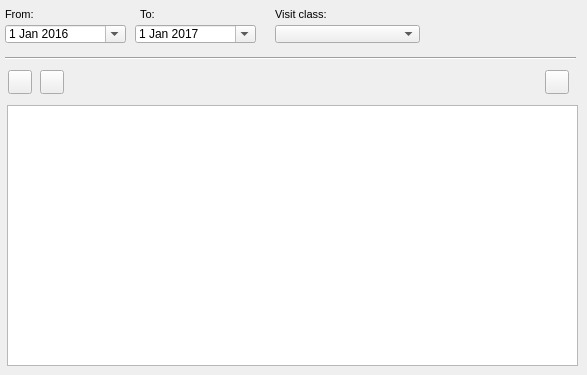
    <widget class="QWidget" name="page_event">
     <attribute name="title">
      <string>O&amp;&amp;M</string>
     </attribute>
     <widget class="QPushButton" name="btn_new_visit">
      <property name="geometry">
       <rect>
        <x>40</x>
        <y>70</y>
        <width>24</width>
        <height>24</height>
       </rect>
      </property>
      <property name="sizePolicy">
       <sizepolicy hsizetype="Minimum" vsizetype="Fixed">
        <horstretch>0</horstretch>
        <verstretch>0</verstretch>
       </sizepolicy>
      </property>
      <property name="toolTip">
       <string>Add visit</string>
      </property>
      <property name="styleSheet">
       <string notr="true"/>
      </property>
      <property name="text">
       <string/>
      </property>
      <property name="icon">
       <iconset>
        <normaloff>../icons/64b.png</normaloff>../icons/64b.png</iconset>
      </property>
      <property name="iconSize">
       <size>
        <width>22</width>
        <height>22</height>
       </size>
      </property>
     </widget>
     <widget class="QLabel" name="label_event_paramt_type">
      <property name="geometry">
       <rect>
        <x>275</x>
        <y>3</y>
        <width>93</width>
        <height>22</height>
       </rect>
      </property>
      <property name="font">
       <font>
        <pointsize>8</pointsize>
       </font>
      </property>
      <property name="layoutDirection">
       <enum>Qt::LeftToRight</enum>
      </property>
      <property name="frameShape">
       <enum>QFrame::NoFrame</enum>
      </property>
      <property name="frameShadow">
       <enum>QFrame::Raised</enum>
      </property>
      <property name="text">
       <string>Visit class:</string>
      </property>
      <property name="textFormat">
       <enum>Qt::AutoText</enum>
      </property>
      <property name="scaledContents">
       <bool>false</bool>
      </property>
      <property name="margin">
       <number>3</number>
      </property>
     </widget>
     <widget class="QComboBox" name="cmb_visit_class">
      <property name="geometry">
       <rect>
        <x>275</x>
        <y>25</y>
        <width>145</width>
        <height>18</height>
       </rect>
      </property>
     </widget>
     <widget class="QDateEdit" name="date_event_to">
      <property name="geometry">
       <rect>
        <x>135</x>
        <y>25</y>
        <width>121</width>
        <height>18</height>
       </rect>
      </property>
      <property name="date">
       <date>
        <year>2017</year>
        <month>1</month>
        <day>1</day>
       </date>
      </property>
      <property name="calendarPopup">
       <bool>true</bool>
      </property>
     </widget>
     <widget class="QPushButton" name="btn_open_gallery">
      <property name="geometry">
       <rect>
        <x>545</x>
        <y>70</y>
        <width>24</width>
        <height>24</height>
       </rect>
      </property>
      <property name="toolTip">
       <string>&lt;html&gt;&lt;head/&gt;&lt;body&gt;&lt;p&gt;Open Gallery&lt;/p&gt;&lt;/body&gt;&lt;/html&gt;</string>
      </property>
      <property name="styleSheet">
       <string notr="true"/>
      </property>
      <property name="text">
       <string/>
      </property>
      <property name="icon">
       <iconset>
        <normaloff>../icons/136b.png</normaloff>../icons/136b.png</iconset>
      </property>
      <property name="iconSize">
       <size>
        <width>22</width>
        <height>22</height>
       </size>
      </property>
     </widget>
     <widget class="QDateEdit" name="date_event_from">
      <property name="geometry">
       <rect>
        <x>5</x>
        <y>25</y>
        <width>121</width>
        <height>18</height>
       </rect>
      </property>
      <property name="date">
       <date>
        <year>2016</year>
        <month>1</month>
        <day>1</day>
       </date>
      </property>
      <property name="calendarPopup">
       <bool>true</bool>
      </property>
     </widget>
     <widget class="QTableView" name="tbl_visit_node">
      <property name="geometry">
       <rect>
        <x>7</x>
        <y>105</y>
        <width>571</width>
        <height>261</height>
       </rect>
      </property>
      <property name="sortingEnabled">
       <bool>true</bool>
      </property>
     </widget>
     <widget class="QLabel" name="label_data_event_from">
      <property name="geometry">
       <rect>
        <x>5</x>
        <y>3</y>
        <width>90</width>
        <height>22</height>
       </rect>
      </property>
      <property name="font">
       <font>
        <pointsize>8</pointsize>
       </font>
      </property>
      <property name="frameShape">
       <enum>QFrame::NoFrame</enum>
      </property>
      <property name="frameShadow">
       <enum>QFrame::Plain</enum>
      </property>
      <property name="text">
       <string>From:</string>
      </property>
      <property name="textFormat">
       <enum>Qt::AutoText</enum>
      </property>
      <property name="scaledContents">
       <bool>false</bool>
      </property>
      <property name="alignment">
       <set>Qt::AlignLeading|Qt::AlignLeft|Qt::AlignVCenter</set>
      </property>
      <property name="margin">
       <number>3</number>
      </property>
     </widget>
     <widget class="QLabel" name="label_data_event_to">
      <property name="geometry">
       <rect>
        <x>140</x>
        <y>3</y>
        <width>107</width>
        <height>22</height>
       </rect>
      </property>
      <property name="font">
       <font>
        <pointsize>8</pointsize>
       </font>
      </property>
      <property name="frameShape">
       <enum>QFrame::NoFrame</enum>
      </property>
      <property name="frameShadow">
       <enum>QFrame::Raised</enum>
      </property>
      <property name="text">
       <string>To:</string>
      </property>
      <property name="textFormat">
       <enum>Qt::AutoText</enum>
      </property>
      <property name="scaledContents">
       <bool>false</bool>
      </property>
      <property name="margin">
       <number>3</number>
      </property>
     </widget>
     <widget class="Line" name="line_7">
      <property name="geometry">
       <rect>
        <x>5</x>
        <y>50</y>
        <width>571</width>
        <height>16</height>
       </rect>
      </property>
      <property name="orientation">
       <enum>Qt::Horizontal</enum>
      </property>
     </widget>
     <widget class="QPushButton" name="btn_open_visit">
      <property name="geometry">
       <rect>
        <x>8</x>
        <y>70</y>
        <width>24</width>
        <height>24</height>
       </rect>
      </property>
      <property name="toolTip">
       <string>Visit manager</string>
      </property>
      <property name="styleSheet">
       <string notr="true"/>
      </property>
      <property name="text">
       <string/>
      </property>
      <property name="icon">
       <iconset>
        <normaloff>../icons/65b.png</normaloff>../icons/65b.png</iconset>
      </property>
      <property name="iconSize">
       <size>
        <width>22</width>
        <height>22</height>
       </size>
      </property>
     </widget>
    </widget>
